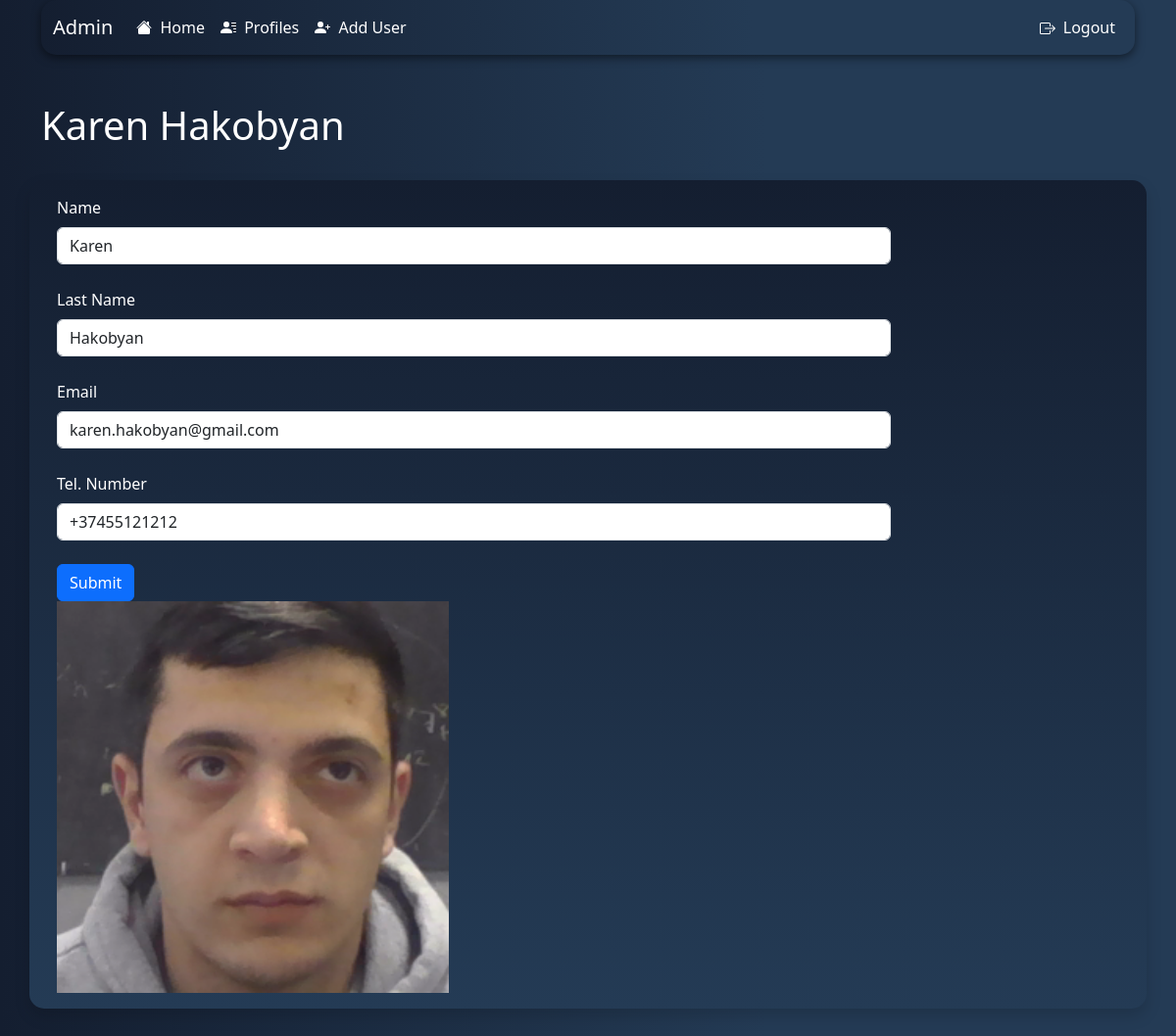
The app's page /admin/update_user/4 with its own data.
### app.py (models this page shows)
class User(db.Model):
    uID = db.Column(db.Integer, primary_key=True)
    name = db.Column(db.String(50), unique=True)
    lastName = db.Column(db.String(50))
    email = db.Column(db.String(50), unique=True)
    telPhone = db.Column(db.String(50), unique=True)
    passwordHash = db.Column(db.String(50))
    lastLoginTime = db.Column(db.DateTime, default=datetime.utcnow)

### app.py (the view, shortened to what this page needs)
@app.route("/admin/update_user/<int:uID>", methods=["GET", "POST"])
def update_user(uID):
    form = UserForm()
    user_to_update = User.query.get_or_404(uID)
    pic_filename = url_for("static", filename=f"users/{user_to_update.name}/1.png")
    return render_template(
        "admin_update_user.html",
        user=user_to_update,
        form=form,
        pic_filename=pic_filename,
    )

### app.py
class UserForm(FlaskForm):
    name = StringField("Name", validators=[DataRequired()])
    lastName = StringField("Last Name", validators=[DataRequired()])
    email = StringField("Email", validators=[DataRequired()])
    telPhone = StringField("Tel. Number", validators=[DataRequired()])
    submit = SubmitField("Submit")
    password = PasswordField(
        validators=[
            Length(min=5, message="The password must be at least 8 lengths long")
        ]
    )
    confirm = PasswordField(
        "Confirm Password", validators=[EqualTo("password", "Password mismatch")]
    )

### templates/admin_update_user.html (shortened to what this page needs)
{% extends "admin_base.html" %}
{% block content %}
	<h1 style="color:white;">{{user.name}} {{user.lastName}}</h1>
	<br>
	<div class="row shadow p-3 mb-5 bg-body rouded" id="update_div">
		<div class="col-md-3 border-right" style="width: 875px;">
			<form style="color: white;" method="POST">
				{{ form.name.label(class="form-label") }}
				{{ form.name(class="form-control", value=user.name) }}
				<br>
				{{ form.lastName.label(class="form-label") }}
				{{ form.lastName(class="form-control", value=user.lastName) }}
				<br>
				{{ form.email.label(class="form-label") }}
				{{ form.email(class="form-control", value=user.email) }}
				<br>
				{{ form.telPhone.label(class="form-label") }}
				{{ form.telPhone(class="form-control", value=user.telPhone) }}
				<br>
				{{ form.submit(class="btn btn-primary") }}
			</form>
		</div>
		<div class="col-md-3 border-right">
			<img src="{{pic_filename}}" width="400", height="400">
		</div>
	</div>
{% endblock %}

### static/css/page_style.css (style rules this page uses)
body { background: background: rgb(20,30,48); background: linear-gradient(90deg, rgba(20,30,48,1) 0%, rgba(36,59,85,1) 65%); }

### templates/admin_base.html (style rules this page uses)
body { color: #ddd; line-height: 1.5; }

### templates/admin_update_user.html (style rules this page uses)
#update_div { border-radius: 15px; box-shadow: 0 15px 25px rgba(0, 0, 0, .6); background: linear-gradient(#141e30, #243b55); }

### records on screen
User: name "Karen", lastName "Hakobyan", email "karen.hakobyan@gmail.com", telPhone "+37455121212"
